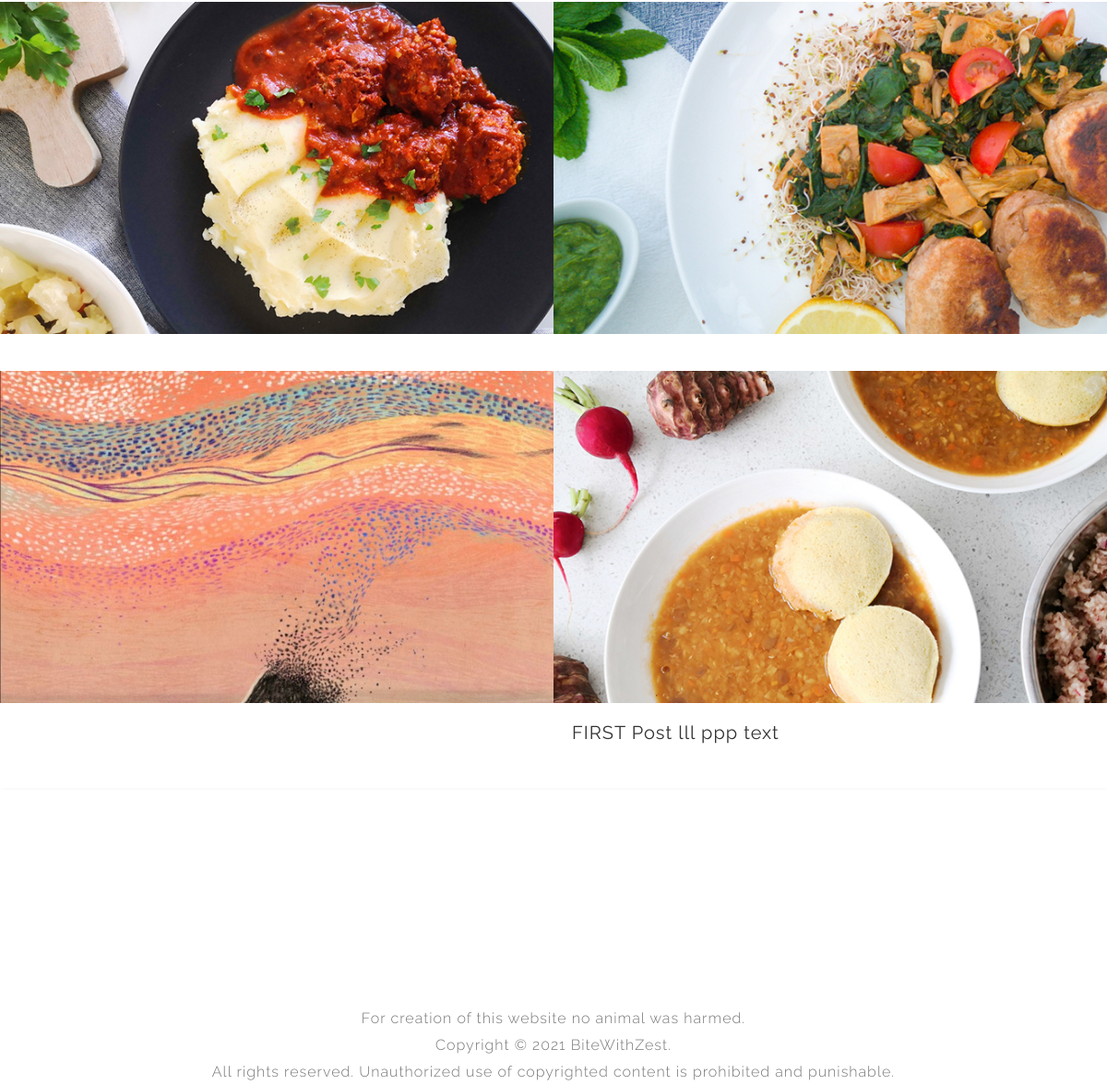
The app's page / (lower part), older data.
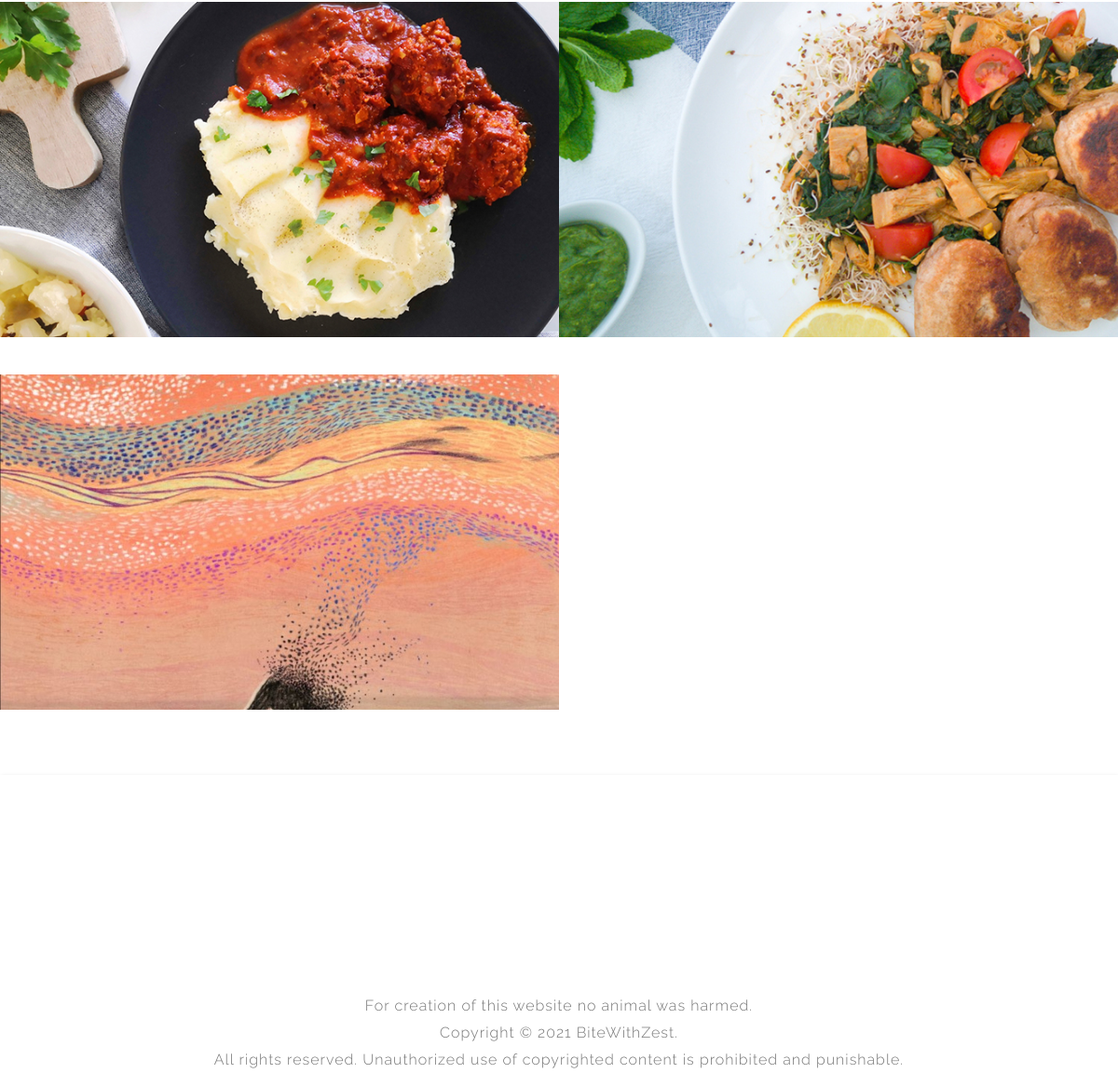
The same page, newer data.
### blog/models.py (models this page shows, shortened)
class Post(models.Model):
    titleplus = models.CharField(max_length=200, default='')
    slug = models.SlugField(max_length=200, unique=True)
    author = models.ForeignKey(User, on_delete= models.CASCADE,related_name='blog_posts')
    updated_on = models.DateTimeField(auto_now= True)
    created_on = models.DateTimeField(auto_now_add=True)
    custom_date = models.DateTimeField(null= True,blank=True)
    category = models.CharField(max_length=200, choices=category_list, default='')
    subcategory = models.CharField(max_length=200, choices=subcategory_list, default='uncategorized')
    status = models.IntegerField(choices=STATUS, default=0)
    cardtype = models.IntegerField(choices=CARDTYPE, default=0)
    thumbnail = models.FileField(upload_to=path_and_rename,blank=True)
    thumbnail_desc = models.CharField(max_length=200,default='',blank=True)
    intro_pic= models.FileField(upload_to=path_and_rename_intro,blank=True)
    intro_pic_desc = models.CharField(max_length=200,default='',blank=True)
    intro = RichTextField()
    title = models.CharField(max_length=200, unique=True)
    maintext = RichTextField(default='')
    intro1 = RichTextField(default='',blank=True)
    legend = RichTextField(default='',blank=True)
    add_pic = models.FileField(upload_to=path_and_rename_add,blank=True)
    add_pic_desc = models.CharField(max_length=200,default='',blank=True)
    ingredients = RichTextField(blank=True)
    preparationtext = RichTextField(default='',blank=True)
    main_pic = models.FileField(upload_to=path_and_rename_main,blank=True)
    main_pic_desc = models.CharField(max_length=200,default='',blank=True)
    tip = RichTextField(default='',blank=True)
    relates_to = models.ForeignKey('self', on_delete=models.CASCADE, default=1)
    relates_to_desc = models.CharField(max_length=300,default='',blank=True)
    outro = RichTextField(default='',blank=True)
    class Meta:
        ordering = ['-created_on']
        verbose_name_plural = 'Posts'

### blog/views.py (the view)
# urls.py: path('', views.PostList.as_view(), name='home'),
class PostList(generic.ListView):
    queryset = Post.objects.filter(status=1).order_by('-created_on')
    template_name = 'index.html'
    context_object_name = 'post_list'
    def get_context_data(self, **kwargs):
        context = super(PostList, self).get_context_data(**kwargs)
        shared_context(context)
        return context

### blog/views.py (called while the page is built)
def shared_context(context):
    cat_queryset = Category.objects.all()
    context['cat_list'] = cat_queryset.filter(status=1).order_by('-id')
    context['cat_list_asc'] = cat_queryset.filter(status=1).order_by('id')
    subcat_queryset = SubCategory.objects.all()
    context['subcat_list'] = subcat_queryset.filter(status=1).order_by('-id')
    context['subcat_list_asc'] = subcat_queryset.filter(status=1).order_by('id')
    post_queryset = Post.objects.all()
    context['post_cat_list'] = post_queryset.filter(status=1).order_by('-id')
    context['post_subcat_list'] = post_queryset.filter(status=1).order_by('id')
    context['related_posts'] = post_queryset

### blog/templates/index.html (shortened to what this page needs)
{% extends "base.html" %}
{% block post_showcase %}
<div class="gallery">
  {% for post in post_list %}
      <a href="{% url 'post_detail' post.slug  %}" class="card">
        <div class="thumb" style="background-image: url(./media/post{{post.id}}/thumbs/post_thumb{{post.id}}.jpg);"></div>
        <article>
          <h1>{{ post.titleplus }}</h1>
        </article>
      </a>
    {% endfor %}
</div>
{% endblock  %}

Row changes from the older to the newer data that the page shows:
no longer on this page (row edited): Post: shows a picture, titleplus "FIRST Post lll ppp text"
